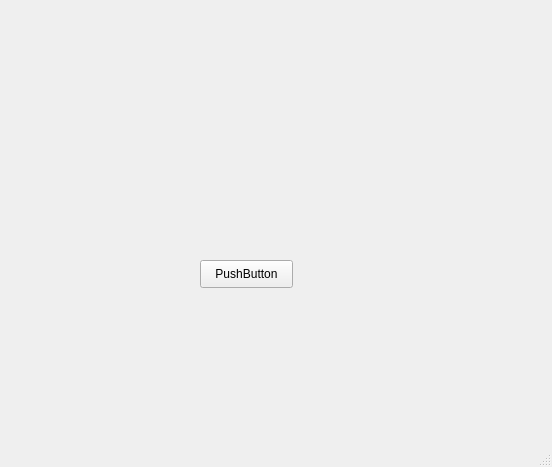
<?xml version="1.0" encoding="UTF-8"?>
<ui version="4.0">
 <class>MainWindow</class>
 <widget class="QMainWindow" name="MainWindow">
  <property name="geometry">
   <rect>
    <x>0</x>
    <y>0</y>
    <width>552</width>
    <height>467</height>
   </rect>
  </property>
  <property name="windowTitle">
   <string>MainWindow</string>
  </property>
  <widget class="QWidget" name="centralwidget">
   <widget class="QPushButton" name="pushButton">
    <property name="geometry">
     <rect>
      <x>200</x>
      <y>260</y>
      <width>93</width>
      <height>28</height>
     </rect>
    </property>
    <property name="text">
     <string>PushButton</string>
    </property>
   </widget>
  </widget>
  <widget class="QMenuBar" name="menubar">
   <property name="geometry">
    <rect>
     <x>0</x>
     <y>0</y>
     <width>552</width>
     <height>26</height>
    </rect>
   </property>
  </widget>
  <widget class="QStatusBar" name="statusbar"/>
 </widget>
 <resources/>
 <connections/>
</ui>
